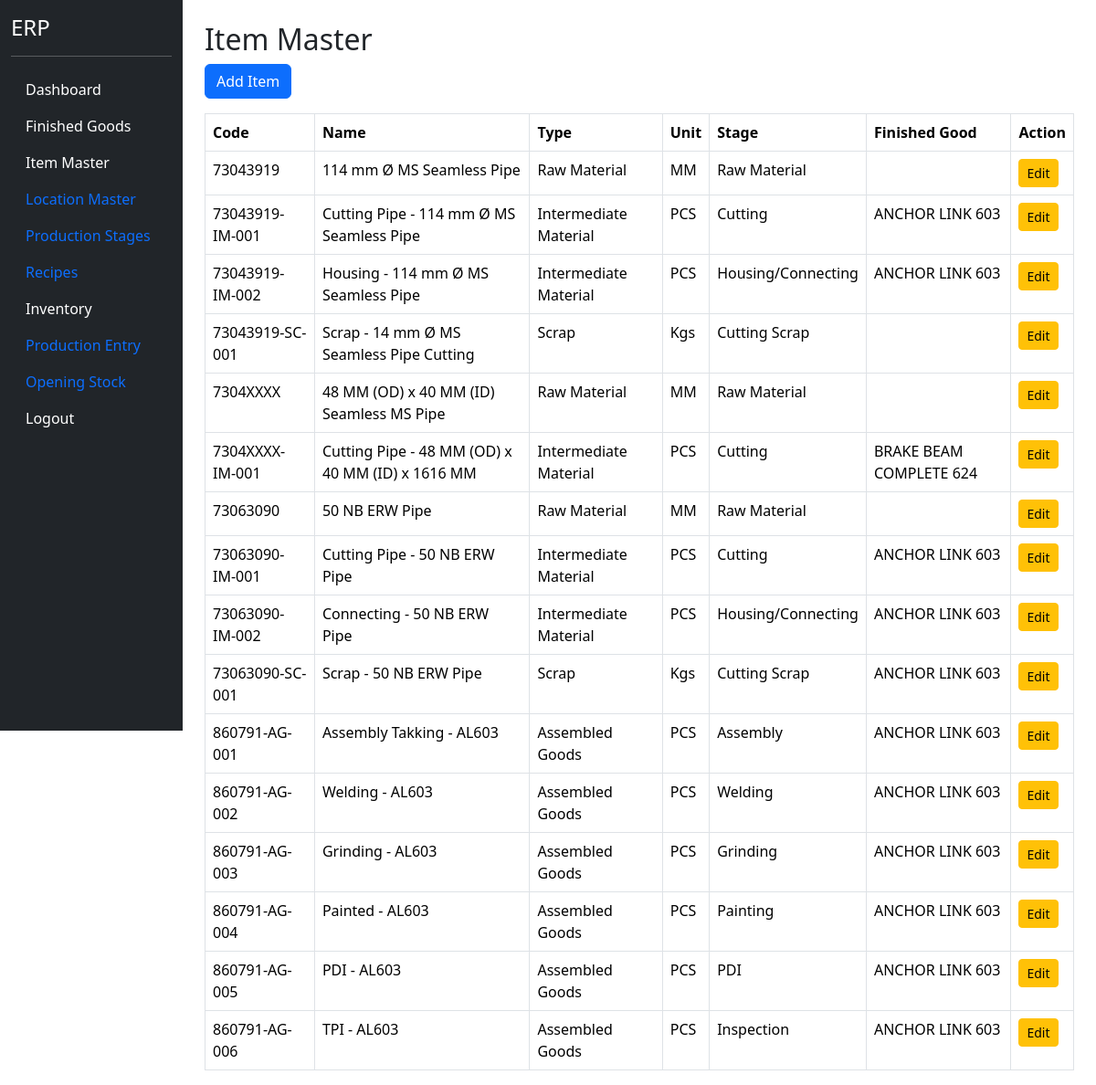
Screenshot of /items (signed in) with the database file from the repository.
### models.py (models this page shows)
class ItemMaster(db.Model):
    __tablename__ = "item_master"
    id = db.Column(db.Integer, primary_key=True)
    item_code = db.Column(
        db.String(50),
        unique=True,
        nullable=False
    )
    item_name = db.Column(
        db.String(255),
        nullable=False
    )
    item_type = db.Column(
        db.String(50),
        nullable=False
    )
    production_stage = db.Column(
    db.String(100)
    )
    production_stage_id = db.Column(
    db.Integer,
    db.ForeignKey(
        "production_stage_master.id"
    ),
    nullable=True
    )
    production_stage_rel = db.relationship(
    "ProductionStageMaster"
    )
    unit = db.Column(
        db.String(20),
        nullable=False
    )
    finished_good_id = db.Column(
    db.Integer,
    db.ForeignKey("finished_goods.id"),
    nullable=True
    )
    active = db.Column(
        db.Boolean,
        default=True
    )

class ProductionStageMaster(db.Model):
    __tablename__ = "production_stage_master"
    id = db.Column(
        db.Integer,
        primary_key=True
    )
    stage_no = db.Column(
        db.Integer,
        nullable=False
    )
    stage_name = db.Column(
        db.String(100),
        nullable=False
    )
    active = db.Column(
        db.Boolean,
        default=True
    )

class FinishedGood(db.Model):
    __tablename__ = "finished_goods"
    id = db.Column(db.Integer, primary_key=True)
    fg_code = db.Column(
        db.String(50),
        unique=True,
        nullable=False
    )
    fg_name = db.Column(
        db.String(200),
        nullable=False
    )
    pl_number = db.Column(
        db.String(100),
        nullable=True
    )
    uvam_reference = db.Column(
        db.String(500),
        nullable=True
    )
    items = db.relationship(
    "ItemMaster",
    backref="finished_good",
    lazy=True
    )
    active = db.Column(
        db.Boolean,
        default=True
    )

### blueprints/masters/routes.py (the view)
@masters_bp.route("/items")
@login_required
def items():
    item_list = ItemMaster.query.order_by(
        ItemMaster.item_code
        ).all()
    return render_template(
        "items.html",
        item_list=item_list
    )

### app.py (called while the page is built)
@login_manager.user_loader
def load_user(user_id):
    return User.query.get(int(user_id))

### templates/items.html
{% extends "base.html" %}
{% block content %}
<div class="container mt-4">
    <h2>Item Master</h2>
    <a href="/items/add"
       class="btn btn-primary mb-3">
        Add Item
    </a>
    <table class="table table-bordered">
        <thead>
            <tr>
                <th>Code</th>
                <th>Name</th>
                <th>Type</th>
                <th>Unit</th>
                <th>Stage</th>
                <th>Finished Good</th>
                <th>Action</th>
            </tr>
        </thead>
        <tbody>
            {% for item in item_list %}
            <tr>
                <td>{{ item.item_code }}</td>
                <td>{{ item.item_name }}</td>
                <td>{{ item.item_type }}</td>
                <td>{{ item.unit }}</td>
                <td>
                    {% if item.production_stage_rel %}
                    {{ item.production_stage_rel.stage_name }}
                    {% endif %}
                </td>
                <td>
                    {{ item.finished_good.fg_name if item.finished_good else '' }}
                </td>
                <td>
                    <a href="/items/edit/{{ item.id }}"
                       class="btn btn-sm btn-warning">
                        Edit
                    </a>
            </tr>
            {% endfor %}
        </tbody>
    </table>
</div>
{% endblock %}

### rows the page displays
ItemMaster: item_code "73043919", item_name "114 mm Ø MS Seamless Pipe", item_type "Raw Material", unit "MM", production_stage_rel.stage_name "Raw Material"
ItemMaster: item_code "73043919-IM-001", item_name "Cutting Pipe - 114 mm Ø MS Seamless Pipe", item_type "Intermediate Material", unit "PCS", production_stage_rel.stage_name "Cutting", finished_good "ANCHOR LINK 603"
ItemMaster: item_code "73043919-IM-002", item_name "Housing - 114 mm Ø MS Seamless Pipe", item_type "Intermediate Material", unit "PCS", production_stage_rel.stage_name "Housing/Connecting", finished_good "ANCHOR LINK 603"
ItemMaster: item_code "73043919-SC-001", item_name "Scrap - 14 mm Ø MS Seamless Pipe Cutting", item_type "Scrap", unit "Kgs", production_stage_rel.stage_name "Cutting Scrap"
ItemMaster: item_code "7304XXXX", item_name "48 MM (OD) x 40 MM (ID) Seamless MS Pipe", item_type "Raw Material", unit "MM", production_stage_rel.stage_name "Raw Material"
ItemMaster: item_code "7304XXXX-IM-001", item_name "Cutting Pipe - 48 MM (OD) x 40 MM (ID) x 1616 MM", item_type "Intermediate Material", unit "PCS", production_stage_rel.stage_name "Cutting", finished_good "BRAKE BEAM COMPLETE 624"
ItemMaster: item_code "73063090", item_name "50 NB ERW Pipe", item_type "Raw Material", unit "MM", production_stage_rel.stage_name "Raw Material"
ItemMaster: item_code "73063090-IM-001", item_name "Cutting Pipe - 50 NB ERW Pipe", item_type "Intermediate Material", unit "PCS", production_stage_rel.stage_name "Cutting", finished_good "ANCHOR LINK 603"
ItemMaster: item_code "73063090-IM-002", item_name "Connecting - 50 NB ERW Pipe", item_type "Intermediate Material", unit "PCS", production_stage_rel.stage_name "Housing/Connecting", finished_good "ANCHOR LINK 603"
ItemMaster: item_code "73063090-SC-001", item_name "Scrap - 50 NB ERW Pipe", item_type "Scrap", unit "Kgs", production_stage_rel.stage_name "Cutting Scrap", finished_good "ANCHOR LINK 603"
ItemMaster: item_code "860791-AG-001", item_name "Assembly Takking - AL603", item_type "Assembled Goods", unit "PCS", production_stage_rel.stage_name "Assembly", finished_good "ANCHOR LINK 603"
ItemMaster: item_code "860791-AG-002", item_name "Welding - AL603", item_type "Assembled Goods", unit "PCS", production_stage_rel.stage_name "Welding", finished_good "ANCHOR LINK 603"
ItemMaster: item_code "860791-AG-003", item_name "Grinding - AL603", item_type "Assembled Goods", unit "PCS", production_stage_rel.stage_name "Grinding", finished_good "ANCHOR LINK 603"
ItemMaster: item_code "860791-AG-004", item_name "Painted - AL603", item_type "Assembled Goods", unit "PCS", production_stage_rel.stage_name "Painting", finished_good "ANCHOR LINK 603"
ItemMaster: item_code "860791-AG-005", item_name "PDI - AL603", item_type "Assembled Goods", unit "PCS", production_stage_rel.stage_name "PDI", finished_good "ANCHOR LINK 603"
ItemMaster: item_code "860791-AG-006", item_name "TPI - AL603", item_type "Assembled Goods", unit "PCS", production_stage_rel.stage_name "Inspection", finished_good "ANCHOR LINK 603"
